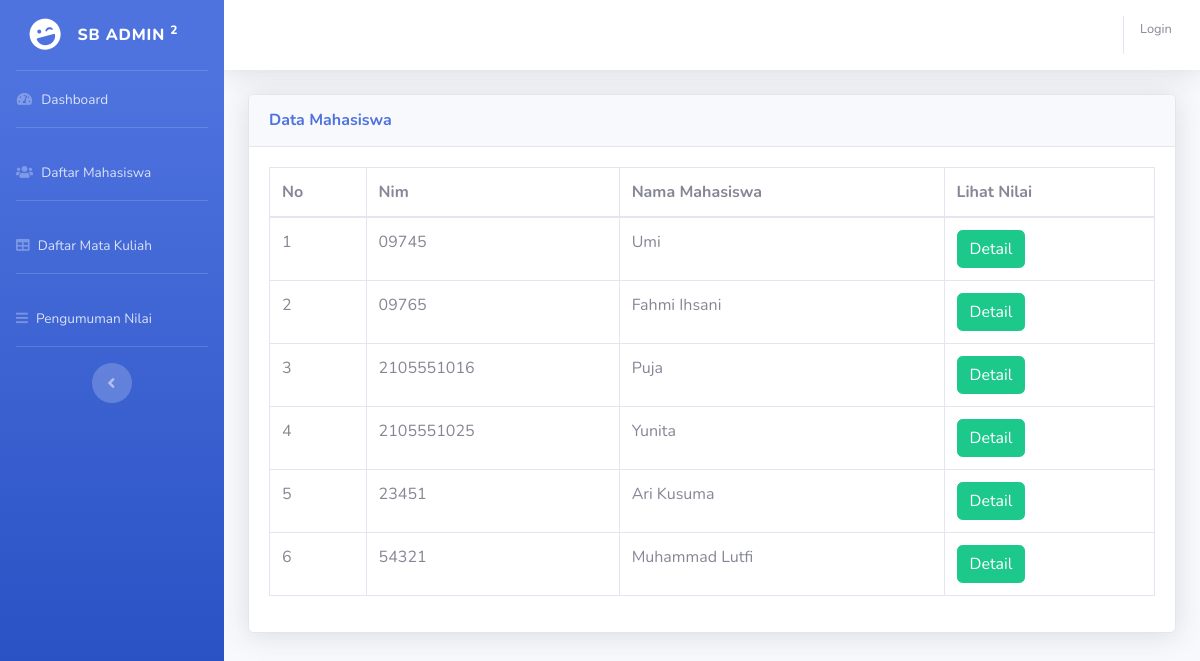
The page /?halaman=tampilMhs2 on the database its author committed.
### tables this page shows
CREATE TABLE `tb_mahasiswa` (
  `nim` varchar(16) NOT NULL,
  `nama_mhs` varchar(200) NOT NULL
);

### data/mahasiswa/mhs_tampil_2.php (the view)
  <div class="container-fluid">
    <div class="card shadow mb-4">
      <div class="card-header py-3">
        <h6 class="m-0 font-weight-bold text-primary">Data Mahasiswa</h6>
      </div>
      <div class="card-body">
        <div class="table-responsive">
          <table class="table table-bordered" id="dataTable" width="100%" cellspacing="0">
            <thead>
              <tr>
                <th>No</th>
                <th>Nim</th>
                <th>Nama Mahasiswa</th>
                <th>Lihat Nilai</th>
              </tr>
            </thead>
            <tbody>
                <?php
                $no=1;
                $query = $conn->query("SELECT nim, nama_mhs FROM tb_mahasiswa");
                while ($data = $query->fetch_assoc()) {
                  ?>
                  <tr>
                    <td><?= $no++; ?></td>
                    <td><?= $data['nim']; ?></td>
                    <td><?= $data['nama_mhs']; ?></td>
                    <td>
                      <a class="btn btn-success" href="?halaman=detailMhs&id=<?= $data['nim']; ?>">Detail</a>
                    </td>
                  </tr>
                  <?php
                }
                ?>
            </tbody>
          </table>
        </div>
      </div>
    </div>
  </div>
</div>

### rows shown on the page
tb_mahasiswa: nim "09745", nama_mhs "Umi"
tb_mahasiswa: nim "09765", nama_mhs "Fahmi Ihsani"
tb_mahasiswa: nim "2105551016", nama_mhs "Puja"
tb_mahasiswa: nim "2105551025", nama_mhs "Yunita"
tb_mahasiswa: nim "23451", nama_mhs "Ari Kusuma"
tb_mahasiswa: nim "54321", nama_mhs "Muhammad Lutfi"
